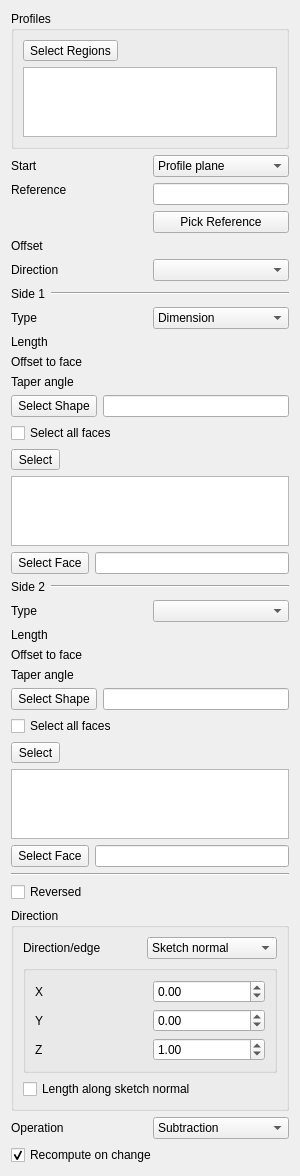
<?xml version="1.0" encoding="UTF-8"?>
<ui version="4.0">
 <class>PartDesignGui::TaskPadPocketParameters</class>
 <widget class="QWidget" name="PartDesignGui::TaskPadPocketParameters">
  <property name="geometry">
   <rect>
    <x>0</x>
    <y>0</y>
    <width>300</width>
    <height>772</height>
   </rect>
  </property>
  <property name="windowTitle">
   <string notr="true">Form</string>
  </property>
  <layout class="QVBoxLayout" name="verticalLayout">
   <item>
    <widget class="QGroupBox" name="groupProfiles">
     <property name="title">
      <string>Profiles</string>
     </property>
     <layout class="QVBoxLayout" name="verticalLayoutProfiles">
      <item>
       <widget class="QToolButton" name="buttonProfileRegions">
        <property name="toolTip">
         <string>Click closed regions of the sketch to add them to or remove them from the profile</string>
        </property>
        <property name="text">
         <string>Select Regions</string>
        </property>
        <property name="checkable">
         <bool>true</bool>
        </property>
       </widget>
      </item>
      <item>
       <widget class="QListWidget" name="listWidgetProfileRegions">
        <property name="maximumSize">
         <size>
          <width>16777215</width>
          <height>80</height>
         </size>
        </property>
        <property name="selectionMode">
         <enum>QAbstractItemView::ExtendedSelection</enum>
        </property>
       </widget>
      </item>
     </layout>
    </widget>
   </item>
   <item>
    <layout class="QGridLayout" name="gridLayout">
     <item row="0" column="0">
      <widget class="QLabel" name="labelStart">
       <property name="text">
        <string>Start</string>
       </property>
      </widget>
     </item>
     <item row="0" column="1">
      <widget class="QComboBox" name="startMode">
       <item>
        <property name="text">
         <string>Profile plane</string>
        </property>
       </item>
       <item>
        <property name="text">
         <string>Offset</string>
        </property>
       </item>
       <item>
        <property name="text">
         <string>Reference</string>
        </property>
       </item>
      </widget>
     </item>
     <item row="1" column="0" rowspan="2">
      <widget class="QLabel" name="labelStartReference">
       <property name="text">
        <string>Reference</string>
       </property>
       <property name="alignment">
        <set>Qt::AlignLeading|Qt::AlignLeft|Qt::AlignTop</set>
       </property>
      </widget>
     </item>
     <item row="1" column="1">
      <widget class="QLineEdit" name="lineStartReference">
       <property name="sizePolicy">
        <sizepolicy hsizetype="Ignored" vsizetype="Fixed">
         <horstretch>0</horstretch>
         <verstretch>0</verstretch>
        </sizepolicy>
       </property>
       <property name="readOnly">
        <bool>true</bool>
       </property>
      </widget>
     </item>
     <item row="2" column="1">
      <widget class="QPushButton" name="buttonStartReference">
       <property name="sizePolicy">
        <sizepolicy hsizetype="Ignored" vsizetype="Fixed">
         <horstretch>0</horstretch>
         <verstretch>0</verstretch>
        </sizepolicy>
       </property>
       <property name="text">
        <string>Pick Reference</string>
       </property>
       <property name="checkable">
        <bool>true</bool>
       </property>
      </widget>
     </item>
     <item row="3" column="0">
      <widget class="QLabel" name="labelStartOffset">
       <property name="text">
        <string>Offset</string>
       </property>
      </widget>
     </item>
     <item row="3" column="1">
      <widget class="Gui::PrefQuantitySpinBox" name="startOffsetEdit" native="true">
       <property name="keyboardTracking" stdset="0">
        <bool>false</bool>
       </property>
       <property name="unit" stdset="0">
        <string notr="true">mm</string>
       </property>
      </widget>
     </item>
     <item row="4" column="0">
      <widget class="QLabel" name="sidesLabel">
       <property name="text">
        <string>Direction</string>
       </property>
      </widget>
     </item>
     <item row="4" column="1">
      <widget class="QComboBox" name="sidesMode"/>
     </item>
     <item row="5" column="0" colspan="2">
      <layout class="QHBoxLayout" name="side1Layout">
       <property name="leftMargin">
        <number>0</number>
       </property>
       <property name="topMargin">
        <number>0</number>
       </property>
       <property name="rightMargin">
        <number>0</number>
       </property>
       <property name="bottomMargin">
        <number>0</number>
       </property>
       <item>
        <widget class="QLabel" name="side1Label">
         <property name="text">
          <string>Side 1</string>
         </property>
        </widget>
       </item>
       <item>
        <widget class="Line" name="line1">
         <property name="orientation">
          <enum>Qt::Horizontal</enum>
         </property>
         <property name="sizePolicy">
          <sizepolicy hsizetype="Expanding" vsizetype="Fixed">
           <horstretch>0</horstretch>
           <verstretch>0</verstretch>
          </sizepolicy>
         </property>
        </widget>
       </item>
      </layout>
     </item>
     <item row="6" column="0">
      <widget class="QLabel" name="textLabel1">
       <property name="text">
        <string>Type</string>
       </property>
      </widget>
     </item>
     <item row="6" column="1">
      <widget class="QComboBox" name="changeMode">
       <item>
        <property name="text">
         <string>Dimension</string>
        </property>
       </item>
      </widget>
     </item>
     <item row="7" column="0">
      <widget class="QLabel" name="labelLength">
       <property name="text">
        <string>Length</string>
       </property>
      </widget>
     </item>
     <item row="7" column="1">
      <widget class="Gui::PrefQuantitySpinBox" name="lengthEdit" native="true">
       <property name="keyboardTracking" stdset="0">
        <bool>false</bool>
       </property>
       <property name="unit" stdset="0">
        <string notr="true">mm</string>
       </property>
      </widget>
     </item>
     <item row="8" column="0">
      <widget class="QLabel" name="labelOffset">
       <property name="text">
        <string>Offset to face</string>
       </property>
      </widget>
     </item>
     <item row="8" column="1">
      <widget class="Gui::PrefQuantitySpinBox" name="offsetEdit" native="true">
       <property name="keyboardTracking" stdset="0">
        <bool>false</bool>
       </property>
       <property name="unit" stdset="0">
        <string notr="true">mm</string>
       </property>
      </widget>
     </item>
     <item row="9" column="0">
      <widget class="QLabel" name="labelTaperAngle">
       <property name="toolTip">
        <string>Angle to taper the extrusion</string>
       </property>
       <property name="text">
        <string>Taper angle</string>
       </property>
      </widget>
     </item>
     <item row="9" column="1">
      <widget class="Gui::PrefQuantitySpinBox" name="taperEdit" native="true">
       <property name="keyboardTracking" stdset="0">
        <bool>false</bool>
       </property>
       <property name="unit" stdset="0">
        <string notr="true">deg</string>
       </property>
      </widget>
     </item>
     <item row="10" column="0" colspan="2">
      <widget class="QFrame" name="upToShapeList">
       <property name="frameShadow">
        <enum>QFrame::Plain</enum>
       </property>
       <property name="lineWidth">
        <number>0</number>
       </property>
       <layout class="QVBoxLayout">
        <property name="leftMargin">
         <number>0</number>
        </property>
        <property name="topMargin">
         <number>0</number>
        </property>
        <property name="rightMargin">
         <number>0</number>
        </property>
        <property name="bottomMargin">
         <number>0</number>
        </property>
        <item>
         <layout class="QGridLayout" name="_2">
          <item row="0" column="1">
           <widget class="QLineEdit" name="lineShapeName">
            <property name="readOnly">
             <bool>true</bool>
            </property>
           </widget>
          </item>
          <item row="0" column="0">
           <widget class="QToolButton" name="buttonShape">
            <property name="minimumSize">
             <size>
              <width>0</width>
              <height>22</height>
             </size>
            </property>
            <property name="text">
             <string>Select Shape</string>
            </property>
            <property name="checkable">
             <bool>true</bool>
            </property>
           </widget>
          </item>
         </layout>
        </item>
        <item>
         <widget class="QCheckBox" name="checkBoxAllFaces">
          <property name="enabled">
           <bool>true</bool>
          </property>
          <property name="toolTip">
           <string>Selects all faces of the shape</string>
          </property>
          <property name="text">
           <string>Select all faces</string>
          </property>
         </widget>
        </item>
        <item>
         <widget class="QWidget" name="upToShapeFaces" native="true">
          <layout class="QVBoxLayout" name="verticalLayout_2">
           <property name="leftMargin">
            <number>0</number>
           </property>
           <property name="topMargin">
            <number>0</number>
           </property>
           <property name="rightMargin">
            <number>0</number>
           </property>
           <property name="bottomMargin">
            <number>0</number>
           </property>
           <item>
            <widget class="QToolButton" name="buttonShapeFace">
             <property name="toolTip">
              <string>Toggles between selection and preview mode</string>
             </property>
             <property name="text">
              <string>Select</string>
             </property>
             <property name="checkable">
              <bool>true</bool>
             </property>
            </widget>
           </item>
           <item>
            <widget class="QListWidget" name="listWidgetReferences">
             <property name="selectionMode">
              <enum>QAbstractItemView::ExtendedSelection</enum>
             </property>
            </widget>
           </item>
          </layout>
         </widget>
        </item>
       </layout>
      </widget>
     </item>
     <item row="11" column="0" colspan="2">
      <layout class="QGridLayout" name="gridLayout_5">
       <item row="0" column="1">
        <widget class="QLineEdit" name="lineFaceName">
         <property name="readOnly">
          <bool>true</bool>
         </property>
        </widget>
       </item>
       <item row="0" column="0">
        <widget class="QToolButton" name="buttonFace">
         <property name="minimumSize">
          <size>
           <width>0</width>
           <height>22</height>
          </size>
         </property>
         <property name="text">
          <string>Select Face</string>
         </property>
         <property name="checkable">
          <bool>true</bool>
         </property>
        </widget>
       </item>
      </layout>
     </item>
     <item row="12" column="0" colspan="2">
      <layout class="QHBoxLayout" name="verticalLayout_221">
       <property name="leftMargin">
        <number>0</number>
       </property>
       <property name="topMargin">
        <number>0</number>
       </property>
       <property name="rightMargin">
        <number>0</number>
       </property>
       <property name="bottomMargin">
        <number>0</number>
       </property>
       <item>
        <widget class="QLabel" name="side2Label">
         <property name="text">
          <string>Side 2</string>
         </property>
        </widget>
       </item>
       <item>
        <widget class="Line" name="line2">
         <property name="orientation">
          <enum>Qt::Horizontal</enum>
         </property>
         <property name="sizePolicy">
          <sizepolicy hsizetype="Expanding" vsizetype="Fixed">
           <horstretch>0</horstretch>
           <verstretch>0</verstretch>
          </sizepolicy>
         </property>
        </widget>
       </item>
      </layout>
     </item>
     <item row="13" column="0">
      <widget class="QLabel" name="typeLabel2">
       <property name="text">
        <string>Type</string>
       </property>
      </widget>
     </item>
     <item row="13" column="1">
      <widget class="QComboBox" name="changeMode2"/>
     </item>
     <item row="14" column="0">
      <widget class="QLabel" name="labelLength2">
       <property name="text">
        <string>Length</string>
       </property>
      </widget>
     </item>
     <item row="14" column="1">
      <widget class="Gui::PrefQuantitySpinBox" name="lengthEdit2" native="true">
       <property name="keyboardTracking" stdset="0">
        <bool>false</bool>
       </property>
       <property name="unit" stdset="0">
        <string notr="true">mm</string>
       </property>
      </widget>
     </item>
     <item row="15" column="0">
      <widget class="QLabel" name="labelOffset2">
       <property name="text">
        <string>Offset to face</string>
       </property>
      </widget>
     </item>
     <item row="15" column="1">
      <widget class="Gui::PrefQuantitySpinBox" name="offsetEdit2" native="true">
       <property name="keyboardTracking" stdset="0">
        <bool>false</bool>
       </property>
       <property name="unit" stdset="0">
        <string notr="true">mm</string>
       </property>
      </widget>
     </item>
     <item row="16" column="0">
      <widget class="QLabel" name="labelTaperAngle2">
       <property name="toolTip">
        <string>Angle to taper the extrusion</string>
       </property>
       <property name="text">
        <string>Taper angle</string>
       </property>
      </widget>
     </item>
     <item row="16" column="1">
      <widget class="Gui::PrefQuantitySpinBox" name="taperEdit2" native="true">
       <property name="keyboardTracking" stdset="0">
        <bool>false</bool>
       </property>
       <property name="unit" stdset="0">
        <string notr="true">deg</string>
       </property>
      </widget>
     </item>
     <item row="17" column="0" colspan="2">
      <widget class="QFrame" name="upToShapeList2">
       <property name="frameShadow">
        <enum>QFrame::Plain</enum>
       </property>
       <property name="lineWidth">
        <number>0</number>
       </property>
       <layout class="QVBoxLayout">
        <property name="leftMargin">
         <number>0</number>
        </property>
        <property name="topMargin">
         <number>0</number>
        </property>
        <property name="rightMargin">
         <number>0</number>
        </property>
        <property name="bottomMargin">
         <number>0</number>
        </property>
        <item>
         <layout class="QGridLayout" name="_22">
          <item row="0" column="1">
           <widget class="QLineEdit" name="lineShapeName2">
            <property name="readOnly">
             <bool>true</bool>
            </property>
           </widget>
          </item>
          <item row="0" column="0">
           <widget class="QToolButton" name="buttonShape2">
            <property name="minimumSize">
             <size>
              <width>0</width>
              <height>22</height>
             </size>
            </property>
            <property name="text">
             <string>Select Shape</string>
            </property>
            <property name="checkable">
             <bool>true</bool>
            </property>
           </widget>
          </item>
         </layout>
        </item>
        <item>
         <widget class="QCheckBox" name="checkBoxAllFaces2">
          <property name="enabled">
           <bool>true</bool>
          </property>
          <property name="toolTip">
           <string>Selects all faces of the shape</string>
          </property>
          <property name="text">
           <string>Select all faces</string>
          </property>
         </widget>
        </item>
        <item>
         <widget class="QWidget" name="upToShapeFaces2" native="true">
          <layout class="QVBoxLayout" name="verticalLayout_222">
           <property name="leftMargin">
            <number>0</number>
           </property>
           <property name="topMargin">
            <number>0</number>
           </property>
           <property name="rightMargin">
            <number>0</number>
           </property>
           <property name="bottomMargin">
            <number>0</number>
           </property>
           <item>
            <widget class="QToolButton" name="buttonShapeFace2">
             <property name="toolTip">
              <string>Toggles between selection and preview mode</string>
             </property>
             <property name="text">
              <string>Select</string>
             </property>
             <property name="checkable">
              <bool>true</bool>
             </property>
            </widget>
           </item>
           <item>
            <widget class="QListWidget" name="listWidgetReferences2">
             <property name="selectionMode">
              <enum>QAbstractItemView::ExtendedSelection</enum>
             </property>
            </widget>
           </item>
          </layout>
         </widget>
        </item>
       </layout>
      </widget>
     </item>
     <item row="24" column="0" colspan="2">
      <layout class="QGridLayout" name="gridLayout_52">
       <item row="0" column="1">
        <widget class="QLineEdit" name="lineFaceName2">
         <property name="readOnly">
          <bool>true</bool>
         </property>
        </widget>
       </item>
       <item row="0" column="0">
        <widget class="QToolButton" name="buttonFace2">
         <property name="minimumSize">
          <size>
           <width>0</width>
           <height>22</height>
          </size>
         </property>
         <property name="text">
          <string>Select Face</string>
         </property>
         <property name="checkable">
          <bool>true</bool>
         </property>
        </widget>
       </item>
      </layout>
     </item>
    </layout>
   </item>
   <item>
    <widget class="Line" name="line">
     <property name="orientation">
      <enum>Qt::Horizontal</enum>
     </property>
    </widget>
   </item>
   <item>
    <widget class="QCheckBox" name="checkBoxReversed">
     <property name="text">
      <string>Reversed</string>
     </property>
    </widget>
   </item>
   <item>
    <widget class="QGroupBox" name="groupBox">
     <property name="title">
      <string>Direction</string>
     </property>
     <layout class="QGridLayout" name="gridLayout_4">
      <item row="2" column="0">
       <widget class="QCheckBox" name="checkBoxAlongDirection">
        <property name="enabled">
         <bool>true</bool>
        </property>
        <property name="toolTip">
         <string>If unchecked, the length will be
measured along the specified direction</string>
        </property>
        <property name="text">
         <string>Length along sketch normal</string>
        </property>
       </widget>
      </item>
      <item row="0" column="0">
       <layout class="QGridLayout" name="gridLayout_3">
        <item row="0" column="0">
         <widget class="QLabel" name="labelEdge">
          <property name="text">
           <string>Direction/edge</string>
          </property>
         </widget>
        </item>
        <item row="0" column="1">
         <widget class="QComboBox" name="directionCB">
          <property name="toolTip">
           <string>Set a direction or select an edge
from the model as reference</string>
          </property>
          <item>
           <property name="text">
            <string>Sketch normal</string>
           </property>
          </item>
          <item>
           <property name="text">
            <string>Select reference…</string>
           </property>
          </item>
          <item>
           <property name="text">
            <string>Custom direction</string>
           </property>
          </item>
         </widget>
        </item>
       </layout>
      </item>
      <item row="1" column="0">
       <widget class="QGroupBox" name="groupBoxDirection">
        <property name="enabled">
         <bool>true</bool>
        </property>
        <property name="toolTip">
         <string>Use custom vector for pad direction, otherwise
the sketch plane's normal vector will be used</string>
        </property>
        <property name="checkable">
         <bool>false</bool>
        </property>
        <property name="checked">
         <bool>false</bool>
        </property>
        <layout class="QGridLayout" name="gridLayout_2">
         <item row="0" column="0">
          <widget class="QLabel" name="labelXSkew">
           <property name="text">
            <string>X</string>
           </property>
          </widget>
         </item>
         <item row="0" column="1">
          <widget class="Gui::DoubleSpinBox" name="XDirectionEdit">
           <property name="toolTip">
            <string>X-component of direction vector</string>
           </property>
           <property name="keyboardTracking">
            <bool>false</bool>
           </property>
           <property name="minimum">
            <double>-100.000000000000000</double>
           </property>
           <property name="maximum">
            <double>100.000000000000000</double>
           </property>
           <property name="singleStep">
            <double>0.100000000000000</double>
           </property>
           <property name="unit" stdset="0">
            <string notr="true"/>
           </property>
          </widget>
         </item>
         <item row="1" column="0">
          <widget class="QLabel" name="labelYSkew">
           <property name="text">
            <string>Y</string>
           </property>
          </widget>
         </item>
         <item row="1" column="1">
          <widget class="Gui::DoubleSpinBox" name="YDirectionEdit">
           <property name="toolTip">
            <string>Y-component of direction vector</string>
           </property>
           <property name="keyboardTracking">
            <bool>false</bool>
           </property>
           <property name="minimum">
            <double>-100.000000000000000</double>
           </property>
           <property name="maximum">
            <double>100.000000000000000</double>
           </property>
           <property name="singleStep">
            <double>0.100000000000000</double>
           </property>
           <property name="unit" stdset="0">
            <string notr="true"/>
           </property>
          </widget>
         </item>
         <item row="2" column="0">
          <widget class="QLabel" name="labelZSkew">
           <property name="text">
            <string>Z</string>
           </property>
          </widget>
         </item>
         <item row="2" column="1">
          <widget class="Gui::DoubleSpinBox" name="ZDirectionEdit">
           <property name="toolTip">
            <string>Z-component of direction vector</string>
           </property>
           <property name="keyboardTracking">
            <bool>false</bool>
           </property>
           <property name="minimum">
            <double>-100.000000000000000</double>
           </property>
           <property name="maximum">
            <double>100.000000000000000</double>
           </property>
           <property name="singleStep">
            <double>0.100000000000000</double>
           </property>
           <property name="value">
            <double>1.000000000000000</double>
           </property>
           <property name="unit" stdset="0">
            <string notr="true"/>
           </property>
          </widget>
         </item>
        </layout>
       </widget>
      </item>
     </layout>
    </widget>
   </item>
   <item>
    <layout class="QHBoxLayout" name="operationLayout">
     <item>
      <widget class="QLabel" name="labelOperation">
       <property name="text">
        <string>Operation</string>
       </property>
       <property name="buddy">
        <cstring>comboOperation</cstring>
       </property>
      </widget>
     </item>
     <item>
      <widget class="QComboBox" name="comboOperation">
       <item>
        <property name="text">
         <string>Subtraction</string>
        </property>
       </item>
       <item>
        <property name="text">
         <string>Common</string>
        </property>
       </item>
      </widget>
     </item>
    </layout>
   </item>
   <item>
    <widget class="QCheckBox" name="checkBoxUpdateView">
     <property name="text">
      <string>Recompute on change</string>
     </property>
     <property name="checked">
      <bool>true</bool>
     </property>
    </widget>
   </item>
  </layout>
 </widget>
 <customwidgets>
  <customwidget>
   <class>Gui::QuantitySpinBox</class>
   <extends>QWidget</extends>
   <header>Gui/QuantitySpinBox.h</header>
  </customwidget>
  <customwidget>
   <class>Gui::DoubleSpinBox</class>
   <extends>QDoubleSpinBox</extends>
   <header>Gui/SpinBox.h</header>
  </customwidget>
  <customwidget>
   <class>Gui::PrefQuantitySpinBox</class>
   <extends>Gui::QuantitySpinBox</extends>
   <header>Gui/PrefWidgets.h</header>
  </customwidget>
 </customwidgets>
 <resources/>
 <connections/>
</ui>
